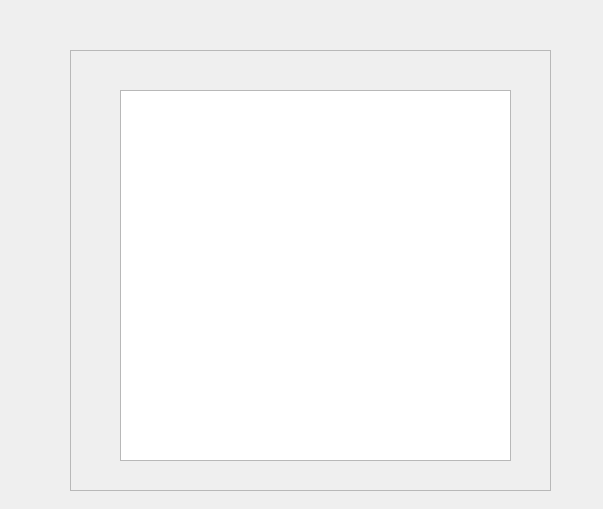
<?xml version="1.0" encoding="UTF-8"?>
<ui version="4.0">
 <class>WidgetNAV</class>
 <widget class="QWidget" name="WidgetNAV">
  <property name="geometry">
   <rect>
    <x>0</x>
    <y>0</y>
    <width>603</width>
    <height>509</height>
   </rect>
  </property>
  <property name="windowTitle">
   <string>Form</string>
  </property>
  <widget class="QFrame" name="frameNAV">
   <property name="geometry">
    <rect>
     <x>70</x>
     <y>50</y>
     <width>481</width>
     <height>441</height>
    </rect>
   </property>
   <property name="frameShape">
    <enum>QFrame::StyledPanel</enum>
   </property>
   <property name="frameShadow">
    <enum>QFrame::Raised</enum>
   </property>
   <widget class="qfi_NAV" name="graphicsNAV">
    <property name="geometry">
     <rect>
      <x>50</x>
      <y>40</y>
      <width>391</width>
      <height>371</height>
     </rect>
    </property>
   </widget>
  </widget>
 </widget>
 <customwidgets>
  <customwidget>
   <class>qfi_NAV</class>
   <extends>QGraphicsView</extends>
   <header>qfi_NAV.h</header>
  </customwidget>
 </customwidgets>
 <resources/>
 <connections/>
</ui>
